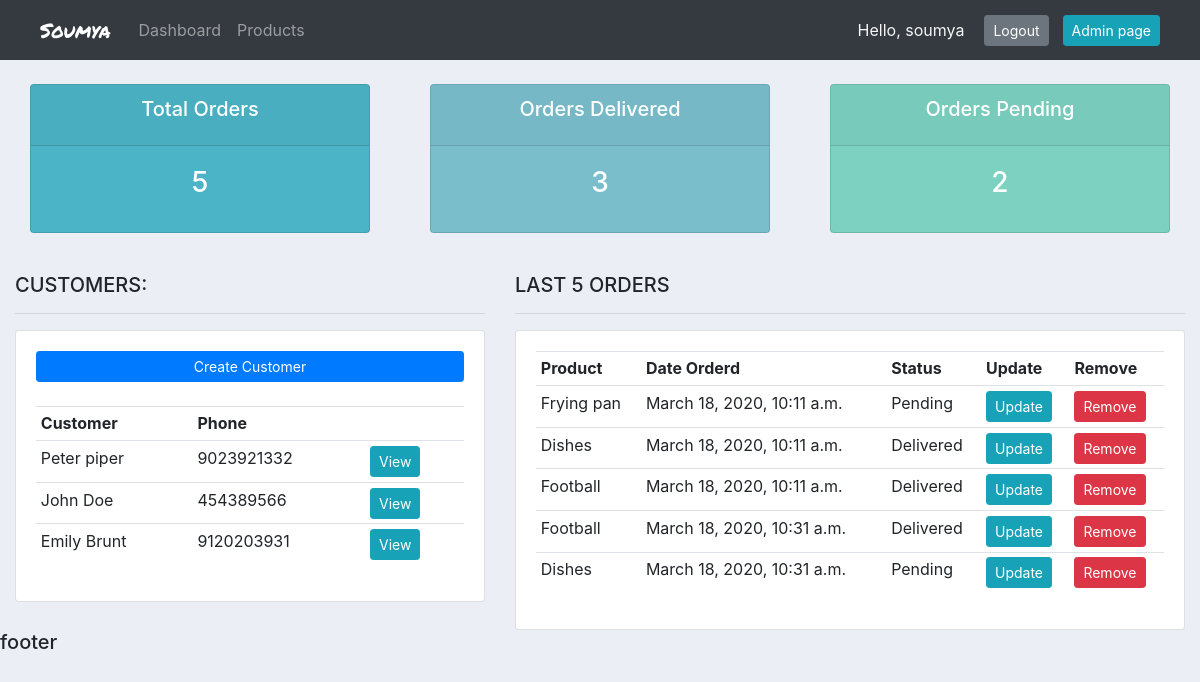
Before: / (signed in) with the older database file.
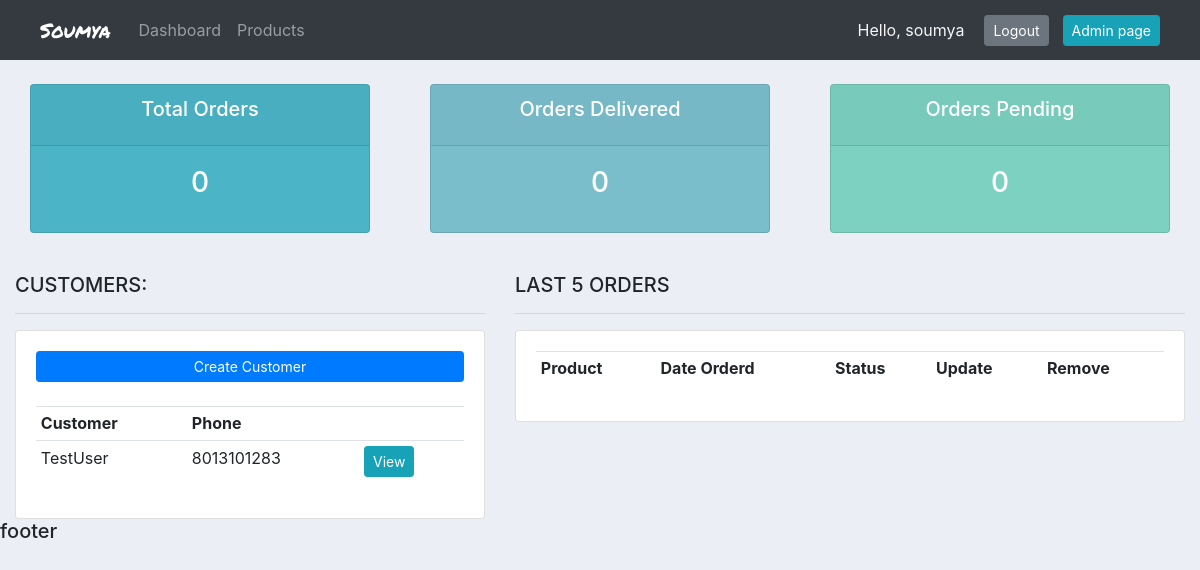
After: the same page with the newer database file.
### accounts/models.py (models this page shows, shortened)
class Customer(models.Model):
    user = models.OneToOneField(User, null = True, blank = True, on_delete=models.CASCADE)
    name = models.CharField(max_length = 200, null = True)
    phone = models.CharField(max_length = 200, null = True)
    email = models.CharField(max_length = 200, null = True)
    profile_pic = models.ImageField(default = 'default_profile.png', null = True, blank = True)
    date_created = models.DateTimeField(auto_now_add = True, null = True)

class Order(models.Model):
    STATUS = (
        ('Pending', 'Pending'),
        ('Out for delivery', 'Out for delivery'),
        ('Delivered', 'Delivered')
    )
    customer = models.ForeignKey(Customer, null = True, on_delete = models.SET_NULL)
    product = models.ForeignKey(Product, null = True, on_delete = models.SET_NULL)
    date_created = models.DateTimeField(auto_now_add = True, null = True)
    status = models.CharField(max_length = 200, choices = STATUS, null = True)

class Product(models.Model):
    CATEGORY = (
        ('Indoor', 'Indoor'),
        ('Outdoor', 'Outdoor'),
    )
    name = models.CharField(max_length = 200, null = True)
    price = models.FloatField(null = True)
    category = models.CharField(max_length = 200, choices = CATEGORY, null = True)
    description = models.CharField(max_length = 300, null = True, blank = True)
    date_created = models.DateTimeField(auto_now_add = True, null = True)
    tags = models.ManyToManyField(Tag)

### accounts/decorators.py (the view)
    def wrapper_func(request, *args, **kwargs):
        group = None
        if request.user.groups.exists():
            group = request.user.groups.all()[0].name
        if group == 'Customer':
            return redirect('user_page')
        if group == 'Admin':
            return view_func(request, *args, **kwargs)

### accounts/views.py (called while the page is built)
@login_required(login_url='login')
@admin_only
def home(request):
    customers = Customer.objects.all()
    orders = Order.objects.all()
    order_delivered = orders.filter(status='Delivered')
    order_pending = orders.filter(status='Pending')
    context = {
        'customers': customers,
        'orders': orders,
        'totalOrders': orders.count(),
        'totalCustomers': customers.count(),
        'deliveredCount': order_delivered.count(),
        'pendingCount': order_pending.count()
    }
    return render(request, 'accounts/dashboard.html', context)

### accounts/templates/accounts/dashboard.html
{% extends 'accounts/main.html' %}
{% block content %}
{%  include 'accounts/status.html' %}
<br>
<div class="row">
    <div class="col-md-5">
        <h5>CUSTOMERS:</h5>
        <hr>
        <div class="card card-body">
            <a class="btn btn-primary  btn-sm btn-block" href="">Create Customer</a>
            <br>
            <table class="table table-sm">
                <tr>
                    <th>Customer</th>
                    <th>Phone</th>
                    <th></th>
                </tr>
                {% for c in customers %}
                <tr>
                    <td>{{c.name}}</td>
                    <td>{{c.phone}}</td>
                    <td><a class="btn btn-sm btn-info" href="{% url 'customer' c.id %}">View</a></td>
                </tr>
                {% endfor %}
            </table>
        </div>
    </div>
    <div class="col-md-7">
        <h5>LAST 5 ORDERS</h5>
        <hr>
        <div class="card card-body">
            <table class="table table-sm">
                <tr>
                    <th>Product</th>
                    <th>Date Orderd</th>
                    <th>Status</th>
                    <th>Update</th>
                    <th>Remove</th>
                </tr>
                {% for o in orders %}
                <tr>
                    <td>{{o.product.name}}</td>
                    <td>{{o.date_created}}</td>
                    <td>{{o.status}}</td>
                    <td><a class="btn btn-sm btn-info" href="{% url 'update_order' o.id %}">Update</a></td>
                    <td><a class="btn btn-sm btn-danger" href="{% url 'delete_order' o.id %}">Remove</a></td>
                </tr>
                {% endfor %}
            </table>
        </div>
    </div>
</div>
{% endblock %}

### accounts/templates/accounts/main.html (shortened to what this page needs)
{% load static %}
<!DOCTYPE html>
<html lang="en">
<head>
    <link rel="stylesheet" href="https://stackpath.bootstrapcdn.com/bootstrap/4.4.1/css/bootstrap.min.css"
>
    <link rel="stylesheet" type="text/css" href="{% static '/css/main.css' %}">
</head>
<body>
    {% include 'accounts/navbar.html' %}
    <div class="container-fluid">
        {% block content %}
        {% endblock %}
    </div>
    <h5>footer</h5>
</body>
</html>

### accounts/templates/accounts/navbar.html (shortened to what this page needs)
<nav class="navbar navbar-expand-lg navbar-dark bg-dark" style="padding: 10px 40px;">
  <a class="navbar-brand" href="{% url 'home' %}"
    style="font-family: 'Permanent Marker', cursive; margin-right: 20px;">Soumya</a>
  <div class="collapse navbar-collapse" id="navbarNav">
    <ul class="navbar-nav">
      <li class="nav-item">
        <a class="nav-link" href="{% url 'home' %}">Dashboard</a>
      </li>
      {% if request.user.is_staff %}
      <li class="nav-item">
        <a class="nav-link" href="{% url 'products' %}">Products</a>
      </li>
      {% endif %}
    </ul>
  </div>
  <div class="logout">
    <p class="logout_text">Hello, {{request.user}}</p>
    <a class="logout_link btn btn-sm btn-secondary" href="{% url 'logout' %}">Logout</a>
    {% if request.user.is_staff %}
    <a class="admin_btn btn btn-sm btn-info" href="/admin">Admin page</a>
    {% else %}
    <a class="admin_btn btn btn-sm btn-info" href="{% url 'account' %}">Settings</a>
    {% endif %}
  </div>
</nav>

### accounts/templates/accounts/status.html
<br>
<div class="row">
	<div class="col">
		<div class="col-md">
			<div class="card text-center text-white  mb-3" id="total-orders">
			  	<div class="card-header">
			  		<h5 class="card-title">Total Orders</h5>
			  	</div>
			  	<div class="card-body">
			    	<h3 class="card-title">{{totalOrders}}</h3>
			  	</div>
			</div>
		</div>
	</div>
	<div class="col">
		<div class="col-md">
			<div class="card text-center text-white  mb-3" id="orders-delivered">
			  	<div class="card-header">
			  		<h5 class="card-title">Orders Delivered</h5>
			  	</div>
			  	<div class="card-body">
			    	<h3 class="card-title">{{deliveredCount}}</h3>
			  	</div>
			</div>
		</div>
	</div>
	<div class="col">
		<div class="col-md">
			<div class="card text-center text-white  mb-3" id="orders-pending">
			  	<div class="card-header">
			  		<h5 class="card-title">Orders Pending</h5>
			  	</div>
			  	<div class="card-body">
			    	<h3 class="card-title">{{pendingCount}}</h3>
			  	</div>
			</div>
		</div>
	</div>
</div>

### static/css/main.css (style rules this page uses)
body { background-color: #ebeff5; }
#total-orders { background-color: #4cb4c7; }
#orders-delivered { background-color: #7abecc; }
#orders-pending { background-color: #7CD1C0; }

### accounts/templates/accounts/navbar.html (style rules this page uses)
.logout { display: flex; justify-content: center; align-items: center; color: whitesmoke; }
.logout_text { margin: 0 20px 0 0; }
.admin_btn { margin-left: 14px; }

Changed rows visible on the page:
removed Customer: name "Peter piper", phone "9023921332"
removed Customer: name "John Doe", phone "454389566"
removed Customer: name "Emily Brunt", phone "9120203931"
removed Order: product.name "Frying pan", date_created "March 18, 2020, 10:11 a.m.", status "Pending"
removed Order: product.name "Dishes", date_created "March 18, 2020, 10:11 a.m.", status "Delivered"
removed Order: product.name "Football", date_created "March 18, 2020, 10:11 a.m.", status "Delivered"
removed Order: product.name "Football", date_created "March 18, 2020, 10:31 a.m.", status "Delivered"
removed Order: product.name "Dishes", date_created "March 18, 2020, 10:31 a.m.", status "Pending"
added Customer: name "TestUser", phone "8013101283"
Other visible differences:
{{ totalOrders }}: "5" → "0"
{{ deliveredCount }}: "3" → "0"
{{ pendingCount }}: "2" → "0"
